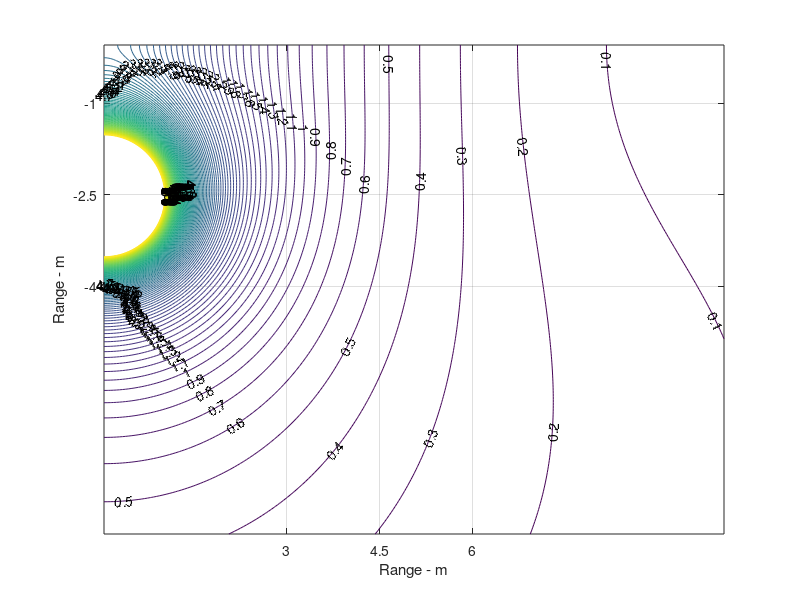

The MATLAB script that drew this image:
% AnalytR.m modifisert fra topol12B,7/9-20
% Analytisk løsning med sinusburst 6/9-20

%Topol12.m HH 14/10 B

%clear
tic
%%Inputparametre:
dt =  0.000015259;
f=59.4; %Hz
S=sin(2*pi*f*dt*(1:15000));
B=9405; %amplitude
d=2.5; %kildedyp i meter
dx=0.05;;%  10cm oppløsning
dz=dx;%;
x=0:dx:10;
z=0:dz:8;
N=length(x);%Maksimalt antall steg horisontalt 20*15 m
M=length(z);% vertikalt
R2=-1;%Refleksjonskoeffisient
c=1500;% m/s
x2=x.^2;
c=1500;%vann
rho=1000;%vannets tethet
k=2*pi*f/c;

%Basisberegninger
for m=1:M
r1(:,m)=sqrt(x2+(z(m)-d)^2);
r2(:,m)=sqrt(x2+(z(m)+d)^2);

% Eksakt topol -> p:, setter trykkamplituden i signalet til 1
f1(:,m)=exp(i*k*r1(:,m))./r1(:,m);
f2(:,m)=exp(i*k*r2(:,m))./r2(:,m);
end
p=(f1-f2);

% figure(1)
% %plott av trykkfeltet
 X=[1:N]*dx;% For plotting
Z=[1:M]*dz;
% 
% [c,H]=contour(X,-Z,abs(B*p'),0:200:5000);
% title(['Pressure Pa,  AnalytR, frq = ' num2str(f) ' Hz, delta =  200  Pa, R = ' num2str(R2) ', d = ' num2str(d) ' m'])
% clabel(c,H);
% xlabel('Range -m')
% ylabel('Depth - m')
% grid
% set(gca,'xtick', [3 4.5 6],'ytick', [-4 -2.5 -1])

%Aksellerasjonen: gradienten av trykkfeltet
%  analytisk
for m=1:M

E1(:,m)=(i*k*r1(:,m)-1)./r1(:,m).^2.*f1(:,m);
E2(:,m)=(i*k*r2(:,m)-1)./r2(:,m).^2.*f2(:,m);
Ax1(:,m)=E1(:,m).*x'; % x-aks for p1
Ax2(:,m)=E2(:,m).*x'; % x-aks for p2
Az1(:,m)=E1(:,m).*(z(m)-d)';
Az2(:,m)=E2(:,m).*(z(m)+d)';

Ax(:,m)=B*real(Ax1(:,m)-Ax2(:,m))/rho;
Az(:,m)=B*real(Az1(:,m)-Az2(:,m))/rho;
Aks(:,m)=sqrt(real(Ax(:,m)).^2+real(Az(:,m)).^2);
%Aks(:,m)=sqrt(abs(Ax(:,m)).^2+abs(Az(:,m)).^2);
end

%figure(2)

[c,H]=contour(X,-Z,(Aks'),0:0.1:10);
%title(['Particle acceleration total- m/s^2, analytic, delta = 0.1 m/s2'])
clabel(c,H)
xlabel('Range - m')
ylabel('Range - m')
grid
set(gca,'xtick', [3 4.5 6],'ytick', [-4 -2.5 -1])

%digitalt:
%[az,ax]=gradient(abs(p),dx,dz);
[az,ax]=gradient(real(p),dx,dz);
% for n=1:N
% a(n,:)=sqrt(ax(n,:).^2+az(n,:).^2);
% end
% figure(3)
% [c,H]=contour(X,-Z,(B*a'/rho),0:0.1:3);
% title(['Particle acceleration total- m/s^2, numeric, delta=0.1 m/s2,'])
% clabel(c,H)
% xlabel('Range - m')
% ylabel('Range - m')
% grid
% set(gca,'xtick', [3 4.5 6],'ytick', [-4 -2.5 -1])
% 
% figure(4)
% j=2:201;l=2:161;
% [c,H]=contour(X(j),-Z(l),real(Ax(j,l)'),-3:0.1:3);
% title(['Particle acceleration x- m/s^2, analytic,'])
% clabel(c,H)
% xlabel('Range - m')
% ylabel('Range - m')
% grid
% set(gca,'xtick', [3 4.5 6],'ytick', [-4 -2.5 -1])
% 
% figure(5)
% j=2:201;l=2:161;
% [c,H]=contour(X(j),-Z(l),real(B*ax(j,l)'/rho),-3:0.1:3);
% title(['Particle acceleration x- m/s^2, numeric,'])
% clabel(c,H)
% xlabel('Range - m')
% ylabel('Range - m')
% grid
% set(gca,'xtick', [3 4.5 6],'ytick', [-4 -2.5 -1])
% 
% figure(6)
% [c,H]=contour(X(j),-Z(l),real(Az(j,l)'),-3:0.1:3);
% title(['Particle acceleration z- m/s^2, analytic,'])
% clabel(c,H)
% xlabel('Range - m')
% ylabel('Range - m')
% grid
% set(gca,'xtick', [3 4.5 6],'ytick', [-4 -2.5 -1])
% 
% figure(7)
% 
% [c,H]=contour(X(j),-Z(l),real(B*az(j,l)'/rho),-3:0.1:3);
% title(['Particle acceleration z- m/s^2, numeric,'])
% clabel(c,H)
% xlabel('Range - m')
% ylabel('Range - m')
% grid
% set(gca,'xtick', [3 4.5 6],'ytick', [-4 -2.5 -1])
% toc
